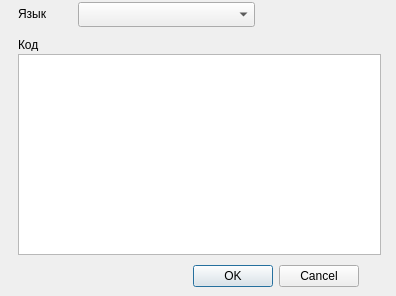
<?xml version="1.0" encoding="UTF-8"?>
<ui version="4.0">
 <class>syntaxhilight</class>
 <widget class="QDialog" name="syntaxhilight">
  <property name="geometry">
   <rect>
    <x>0</x>
    <y>0</y>
    <width>396</width>
    <height>296</height>
   </rect>
  </property>
  <property name="windowTitle">
   <string>Insert Code</string>
  </property>
  <property name="modal">
   <bool>true</bool>
  </property>
  <widget class="QDialogButtonBox" name="buttonBox">
   <property name="geometry">
    <rect>
     <x>18</x>
     <y>260</y>
     <width>341</width>
     <height>32</height>
    </rect>
   </property>
   <property name="orientation">
    <enum>Qt::Horizontal</enum>
   </property>
   <property name="standardButtons">
    <set>QDialogButtonBox::Cancel|QDialogButtonBox::Ok</set>
   </property>
  </widget>
  <widget class="QComboBox" name="codelist">
   <property name="geometry">
    <rect>
     <x>78</x>
     <y>2</y>
     <width>177</width>
     <height>25</height>
    </rect>
   </property>
  </widget>
  <widget class="QPlainTextEdit" name="codetxt">
   <property name="geometry">
    <rect>
     <x>18</x>
     <y>54</y>
     <width>363</width>
     <height>201</height>
    </rect>
   </property>
  </widget>
  <widget class="QLabel" name="label">
   <property name="geometry">
    <rect>
     <x>18</x>
     <y>6</y>
     <width>71</width>
     <height>16</height>
    </rect>
   </property>
   <property name="text">
    <string>Язык</string>
   </property>
  </widget>
  <widget class="QLabel" name="label_2">
   <property name="geometry">
    <rect>
     <x>18</x>
     <y>38</y>
     <width>45</width>
     <height>13</height>
    </rect>
   </property>
   <property name="text">
    <string>Код</string>
   </property>
  </widget>
 </widget>
 <resources/>
 <connections>
  <connection>
   <sender>buttonBox</sender>
   <signal>accepted()</signal>
   <receiver>syntaxhilight</receiver>
   <slot>accept()</slot>
   <hints>
    <hint type="sourcelabel">
     <x>248</x>
     <y>254</y>
    </hint>
    <hint type="destinationlabel">
     <x>157</x>
     <y>274</y>
    </hint>
   </hints>
  </connection>
  <connection>
   <sender>buttonBox</sender>
   <signal>rejected()</signal>
   <receiver>syntaxhilight</receiver>
   <slot>reject()</slot>
   <hints>
    <hint type="sourcelabel">
     <x>316</x>
     <y>260</y>
    </hint>
    <hint type="destinationlabel">
     <x>286</x>
     <y>274</y>
    </hint>
   </hints>
  </connection>
 </connections>
</ui>
